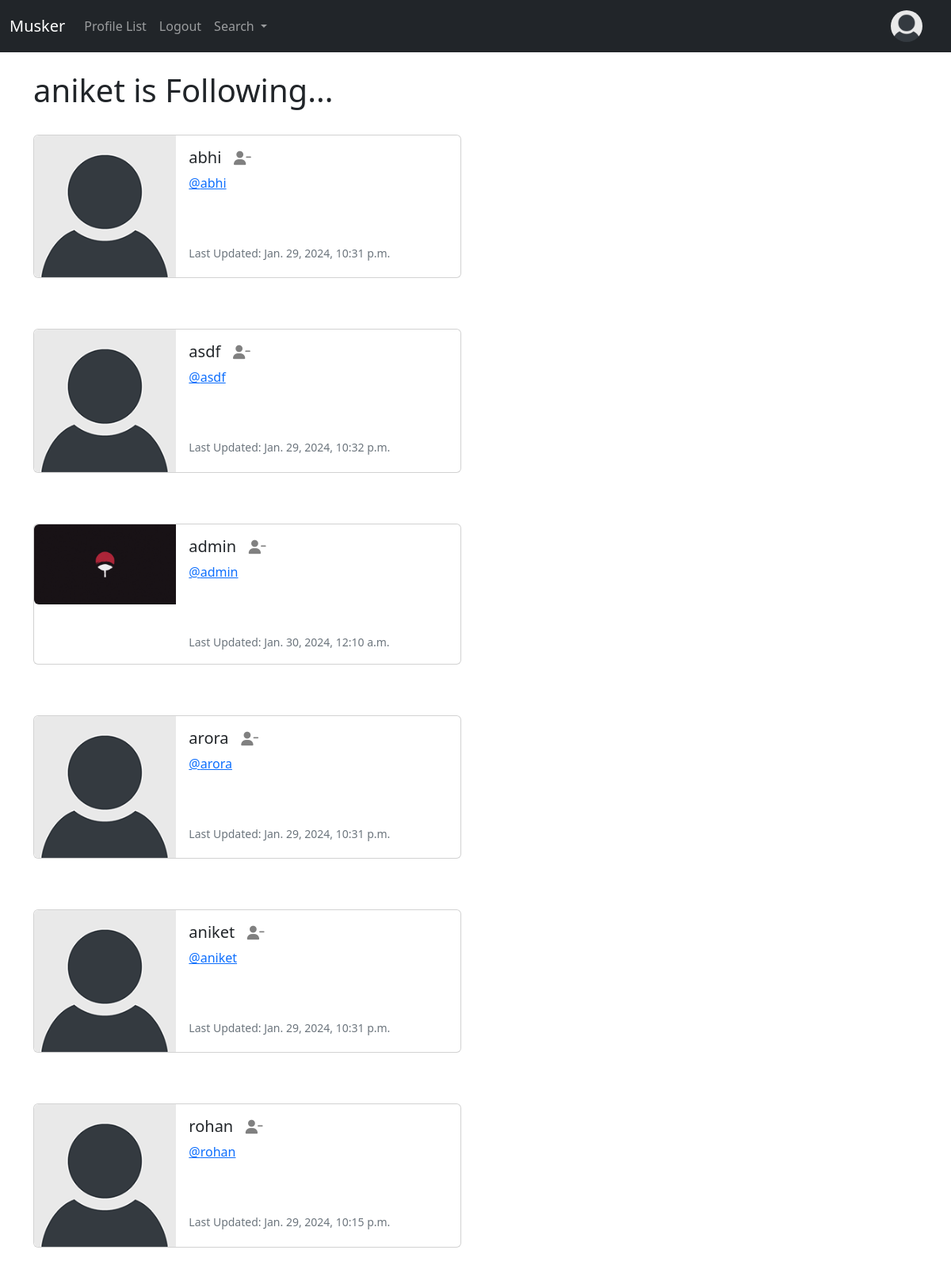
Screenshot of /profile/follows/10/ (signed in) with the database file from the repository.
### musker/models.py (models this page shows, shortened)
class Profile(models.Model):
    user = models.OneToOneField(User, on_delete=models.CASCADE)
    follows = models.ManyToManyField('self',
        related_name="followed_by",
        symmetrical=False,
        blank=True)
    date_modified = models.DateTimeField(User, auto_now=True)
    profile_image = models.ImageField(null=True, blank=True, upload_to="images/")
    profile_bio= models.CharField(null=True, blank=True, max_length=500)
    facebook_link = models.URLField(null=True, blank=True)
    linkedin_link = models.URLField(null=True, blank=True)
    website_link = models.URLField(null=True, blank=True)

### musker/views.py (the view)
# urls.py: path("profile/follows/<int:pk>/", views.follows, name="follows"),
def follows(request, pk):
    if request.user.is_authenticated:
        if request.user.id == pk:
            profiles = Profile.objects.get(user_id=pk)
            return render(request, "follows.html", {"profiles":profiles})
    messages.success(request, ("you are not allowed to view this page"))
    return redirect("home")

### musker/templates/follows.html (shortened to what this page needs)
{% extends "base.html"%} {% load static %} {% block content %}
<h1>{{ request.user.username }} is Following...</h1>
<br />
{% if profiles %} {% for profile in profiles.follows.all %}
<div class="card mb-3" style="max-width: 540px">
    <div class="row g-0">
        <div class="col-md-4">
            {% if profile.profile_image %}
            <img src="{{ profile.profile_image.url }}" width="200" height="200" class="img-fluid rounded-start"
                alt="{{profile.user.username}}" />
            {% else %}
            <img src="{% static 'images/dummy.png' %}" class="img-fluid rounded-start" alt="default profile" />
            {% endif %}
        </div>
        <div class="col-md-8">
            <div class="card-body">
                <h5 class="card-title">{{ profile.user.username }}
                    {% if profile in profiles.follows.all %}
                    <a href="{% url 'unfollow' profile.user.id %}"><i class="fa fa-user-minus small"
                            style="color: grey;"></i></a>
                    {% else %}
                    <a href="{% url 'follow' profile.user.id %}"><i class="fa fa-user-plus small"
                            style="color: grey;"></i></a>
                    {% endif %}
                </h5>
                <p class="card-text">
                    <a href="{% url 'profile' profile.user.id %}">@{{ profile.user.username|lower }}</a>
                </p>
                <br /><br />
                <p class="card-text">
                    <small class="text-muted">Last Updated: {{ profile.date_modified }}</small>
                </p>
            </div>
        </div>
    </div>
</div>
<br /><br />
{% endfor %} {% endif %} {% endblock %}

### rows the page displays
Profile: user.username "abhi", date_modified "Jan. 29, 2024, 10:31 p.m."
Profile: user.username "asdf", date_modified "Jan. 29, 2024, 10:32 p.m."
Profile: profile_image (picture), user.username "admin", date_modified "Jan. 30, 2024, 12:10 a.m."
Profile: user.username "arora", date_modified "Jan. 29, 2024, 10:31 p.m."
Profile: user.username "aniket", date_modified "Jan. 29, 2024, 10:31 p.m."
Profile: user.username "rohan", date_modified "Jan. 29, 2024, 10:15 p.m."

### other values shown
{{ request.user.username }} "aniket"
